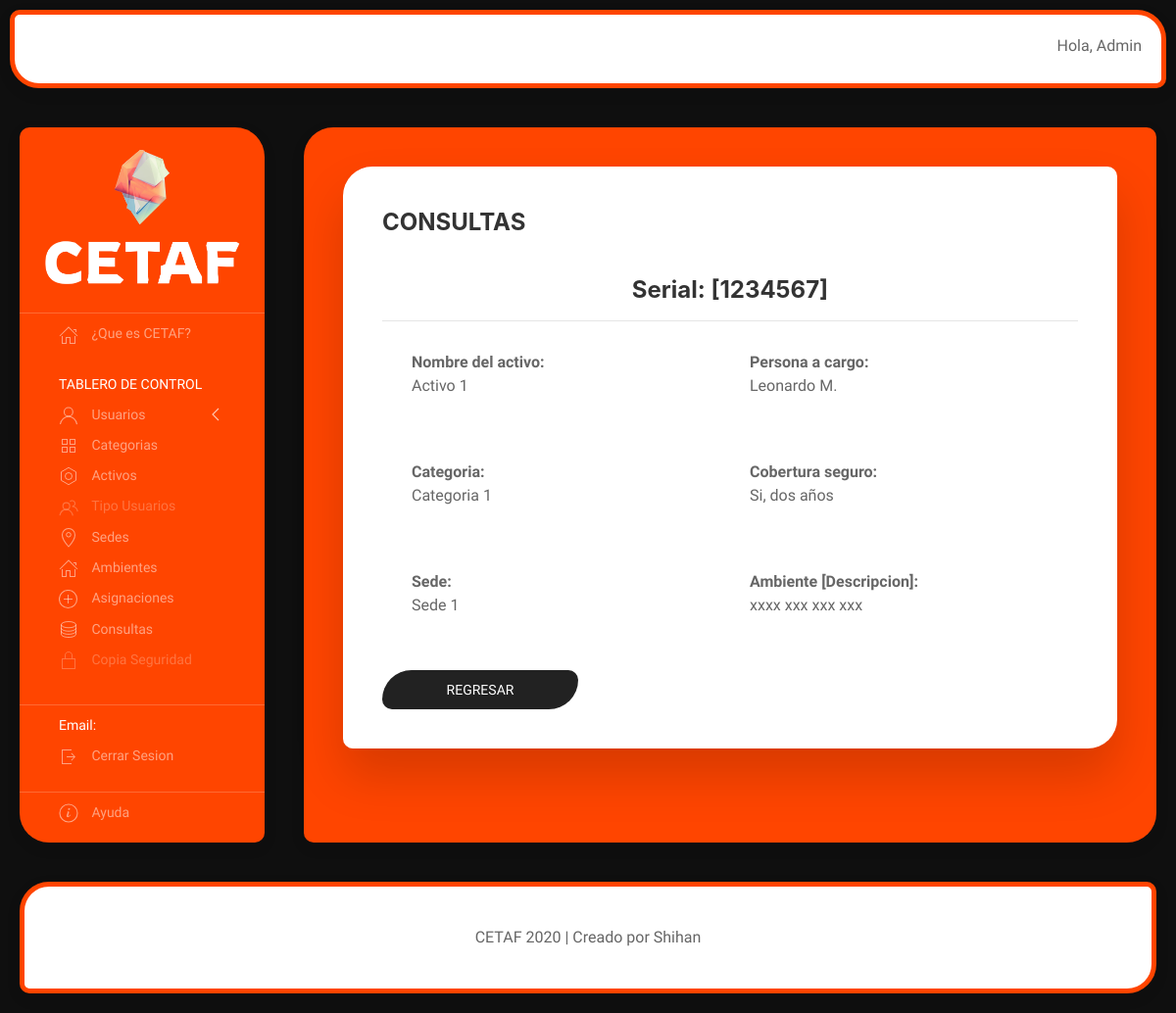
Screenshot of /consultas/1/ (signed in) with the database file from the repository.
### cetaf/models.py (models this page shows, shortened)
class Asignacion(models.Model):
    nombre_activo = models.OneToOneField(Activo, on_delete=models.CASCADE)
    persona_responsable = models.CharField(max_length=50)
    sede_asignada = models.ForeignKey(Sede, on_delete=models.CASCADE)
    ambiente_asignado = models.ForeignKey(Ambiente, on_delete=models.CASCADE)
    fecha_inicio = models.DateField()
    fecha_fin = models.DateField()
    descripcion = models.TextField()

class Activo(models.Model):
    nombre = models.CharField(max_length=50)
    categoria = models.ForeignKey(Categoria, on_delete=models.CASCADE)
    num_serie = models.CharField(max_length=50)
    fecha_compra = models.DateField()
    cobertura_seguro = models.CharField(max_length=200)
    valor_compra = models.IntegerField(default=0)
    garantia = models.CharField(max_length=200)
    fecha_puesto_servicio = models.DateField()
    descripcion = models.TextField()
    vida_util = models.CharField(max_length=200)
    valor_residual = models.IntegerField(default=0)
    def __str__(self):
        return self.nombre

class Categoria(models.Model):
    nombre = models.CharField(max_length=50)
    descripcion = models.TextField()
    def __str__(self):
        return self.nombre

class Sede(models.Model):
    nombre = models.CharField(max_length=50)
    ciudad = models.CharField(max_length=50)
    def __str__(self):
        return self.nombre

class Ambiente(models.Model):
    nombre = models.CharField(max_length=50)
    descripcion = models.TextField()

### cetaf/views.py (the view)
# urls.py: path('consultas/<int:_id>/', views.detalle_consulta, name='detalle_consulta'),
@permission_required('cetaf.view_consulta', raise_exception=True)
def detalle_consulta(request, _id):
    try:
        consulta = Asignacion.objects.get(pk = _id)
    except Asignacion.DoesNotExist:
        raise Http404('Este registro no existe')
    return render(request, 'consultas/detalle_consulta.html', {'consulta': consulta})

### cetaf/templates/consultas/detalle_consulta.html (shortened to what this page needs)
{% extends "consultas/index.html" %}
{% block contenido_consulta %}
    <div class="uk-modal-header" style="color: black; text-align: center;">
        <h3 class="uk-text-bold">Serial: [{{consulta.nombre_activo.num_serie}}]</h3>
    </div>
    <div class="uk-modal-body">
        <dl>
            <div class="uk-child-width-expand@s" uk-grid>
                <div>
                    <dt>Nombre del activo:</dt>
                    <dd>{{consulta.nombre_activo}}</dd>
                    <br>
                </div>
                <div>
                    <dt>Persona a cargo:</dt>
                    <dd>{{consulta.persona_responsable}}</dd>
                    <br>
                </div>
            </div>
            <div class="uk-child-width-expand@s" uk-grid>
                <div>
                    <dt>Categoria:</dt>
                    <dd>{{consulta.nombre_activo.categoria}}</dd>
                    <br>
                </div>
                <div>
                    <dt>Cobertura seguro:</dt>
                    <dd>{{consulta.nombre_activo.cobertura_seguro}}</dd>
                    <br>
                </div>
            </div>
            <div class="uk-child-width-expand@s" uk-grid>
                <div>
                    <dt>Sede:</dt>
                    <dd>{{consulta.sede_asignada}}</dd>
                    <br>
                </div>
                <div>
                    <dt>Ambiente [Descripcion]:</dt>
                    <dd>{{consulta.ambiente_asignado.descripcion}}</dd>
                    <br>
                </div>
            </div>
        </dl>
    </div>
    <a class="uk-button uk-button-secondary" href="{% url 'lts_consulta' %}" style="border-radius: 30px 10px; width: 200px;">Regresar</a>
{% endblock contenido_consulta %}

### cetaf/templates/home/index.html (shortened to what this page needs)
<!doctype html>
{% load static %}
<html lang="es">
    <head>
        <link rel="stylesheet" href="{% static 'contenido/uikit/uikit.min.css' %}">
        <link rel="stylesheet" href="{% static 'contenido/estilo.css' %}">
    </head>
    <body>
        <div uk-grid>
            <div class="uk-width-expand@m">
                <div class="uk-card uk-card-default uk-card-body barra-superior">
                    <span class="uk-float-right">
                        Hola,
                        {{user.username}}
                    </span>
                </div>
            </div>
        </div>
        <div uk-grid>
            <div class="uk-visible@m">
                <div class="uk-card uk-card-default uk-card-body menu-lateral uk-light">
                    <ul class="uk-nav-default uk-nav-parent-icon" uk-nav>
                        <div class="uk-text-center">
                            <a href="{% url 'index' %}"><img src="{% static 'contenido/imagenes/logo_6.png' %}" alt="avatar" width="250px"></a>
                        </div>
                        <li class="uk-nav-divider"></li>
                        <li><a href="{% url 'acercade' %}"><span class="uk-margin-small-right" uk-icon="icon: home"></span> ¿Que es CETAF?</a></li>
                        <li class="uk-nav-header" style="margin-top:20px">TABLERO DE CONTROL</li>
                        <li class="uk-parent">
                            <a href="{% url 'crear_usuarios' %}" class=""><span class="uk-margin-small-right" uk-icon="icon: user"></span> Usuarios</a>
                        </li>
                        <li><a href="{% url 'lts_categoria' %}"><span class="uk-margin-small-right" uk-icon="icon: thumbnails"></span> Categorias</a></li>
                        <li><a href="{% url 'lts_activo' %}"><span class="uk-margin-small-right" uk-icon="icon: nut"></span> Activos</a></li>
                        <li><a href="#" class="deshabilitar"><span class="uk-margin-small-right" uk-icon="icon: users"></span> Tipo Usuarios</a></li>
                        <li><a href="{% url 'lts_sedes' %}"><span class="uk-margin-small-right" uk-icon="icon: location"></span> Sedes</a></li>
                        <li><a href="{% url 'lts_ambiente' %}"><span class="uk-margin-small-right" uk-icon="icon: home"></span> Ambientes</a></li>
                        <li><a href="{% url 'lts_asignacion' %}"><span class="uk-margin-small-right" uk-icon="icon: plus-circle"></span> Asignaciones</a></li>
                        <li><a href="{% url 'lts_consulta' %}" ><span class="uk-margin-small-right" uk-icon="icon: database"></span> Consultas</a></li>
                        <li><a href="#" class="deshabilitar"><span class="uk-margin-small-right" uk-icon="icon: lock"></span> Copia Seguridad</a></li>
                        <li class="uk-nav-divider" style="margin-top:30px"></li>
                        <li class="uk-active"><a><span>Email:</span></a></li>
                        {% if user.username %}
                          <li><a href="{% url 'logout' %}"><span class="uk-margin-small-right" uk-icon="icon: sign-out"></span> Cerrar Sesion</a></li>
                        {% else %}
                          <li><a href="{% url 'login' %}"><span class="uk-margin-small-right" uk-icon="icon: sign-in"></span> Iniciar Sesion</a></li>
                        {% endif %}
                        <li class="uk-nav-divider" style="margin-top:20px"></li>
                        <li><a href="{% url 'ayuda' %}"><span class="uk-margin-small-right" uk-icon="icon: info"></span> Ayuda</a></li>
                  </ul>
                </div>
            </div>
            <div class="uk-width-expand@m">
                <div class="uk-card uk-card-default uk-card-body contenido-central">
                    {% block contenido %}{% endblock %}
                </div>
            </div>
        </div>
        <div uk-grid>
            <div class="uk-width-expand@m" style="margin-bottom: 20px">
                <div class="uk-card uk-card-default uk-card-body firma" style="text-align:center;">
                    <span>CETAF 2020 | Creado por Shihan</span>
                </div>
            </div>
        </div>
    </body>
</html>

### cetaf/templates/home/index.html (style rules this page uses)
html { background: #0f0f0f; background-size: cover; background-attachment: fixed; }
body { font-family: 'Inconsolata', monospace; }
.firma { float: bottom; margin-left: 20px; margin-right: 20px; border-radius: 30px 10px; opacity: 1; border: solid 5px orangered; }
.barra-superior { margin: 10px; padding: 20px; border-radius: 10px 30px; border: solid 5px orangered; height: 80px; }
@media (min-width: 900px) { .contenido-central { border-radius: 30px 10px; margin-right: 20px; margin-bottom: 20px; height: 100%; opacity: 1; background: orangered; } }
@media (min-width: 900px) { .menu-lateral { min-width: 250px; margin-left: 20px; margin-bottom: 20px; border-radius: 10px 30px; height: 100%; opacity: 1; background: orangered; } }
.deshabilitar { color: currentColor; cursor: not-allowed; opacity: 0.5; text-decoration: none; }

### rows the page displays
Asignacion: nombre_activo.num_serie "1234567", nombre_activo "Activo 1", persona_responsable "Leonardo M.", nombre_activo.categoria "Categoria 1", nombre_activo.cobertura_seguro "Si, dos años", sede_asignada "Sede 1", ambiente_asignado.descripcion "xxxx xxx xxx xxx"

### other values shown
{{ user.username }} "Admin"
